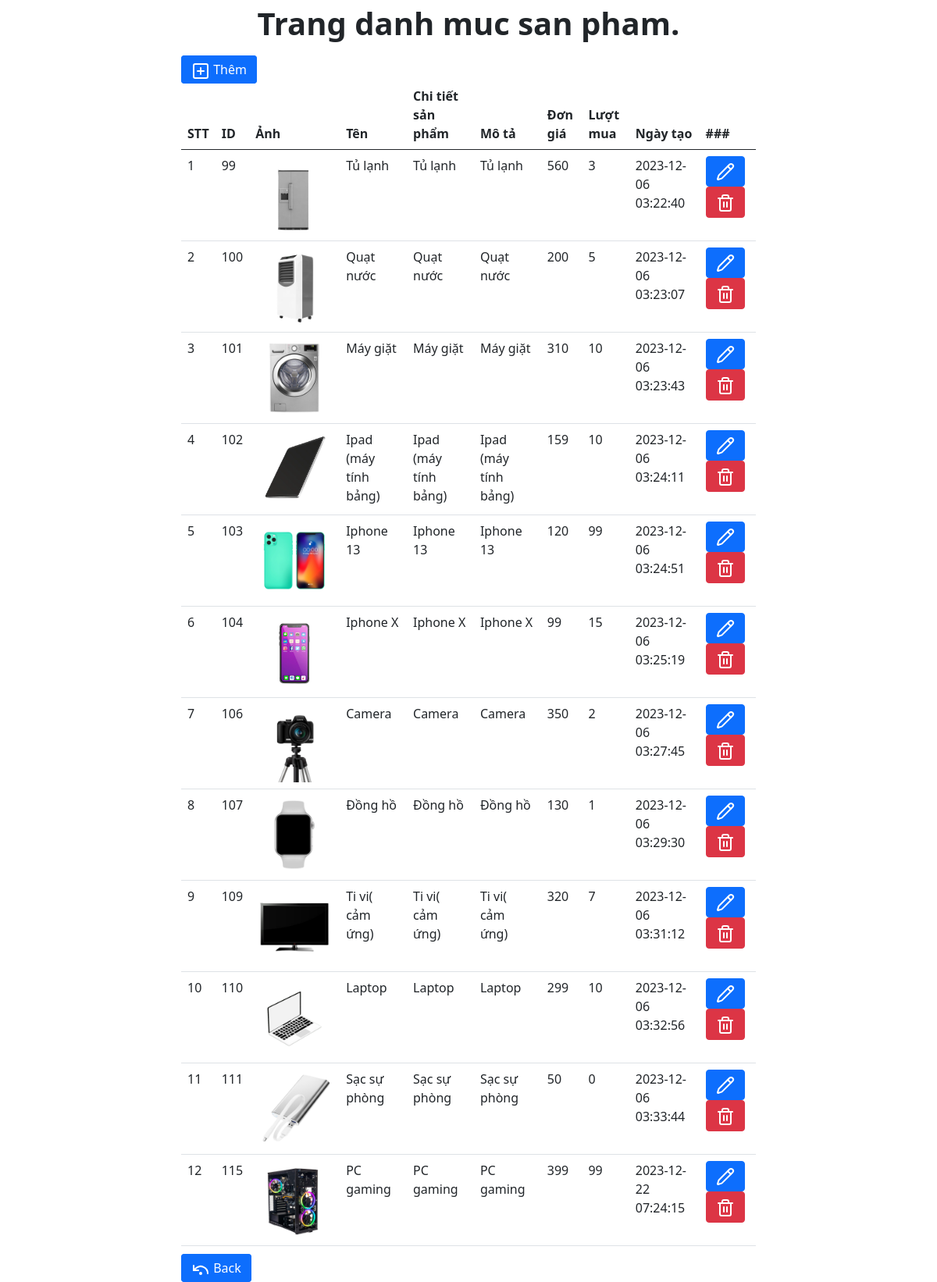
Page /doan_thaytung/dashboard/products/index.php on the committed database.
### tables this page shows
CREATE TABLE `products` (
  `id` int(11) NOT NULL,
  `name` varchar(128) DEFAULT NULL,
  `categories` varchar(255) DEFAULT NULL,
  `description` varchar(255) DEFAULT NULL,
  `price` double DEFAULT NULL,
  `image` varchar(2048) DEFAULT NULL,
  `view` int(10) NOT NULL,
  `quantity` int(11) NOT NULL,
  `created_at` timestamp NULL DEFAULT current_timestamp()
);

### doan_thaytung/functions.php (called while the page is built, shortened)
<?php
function showAllProducts()
{
    global $conn;
    $query = "SELECT * FROM products";
    $result = mysqli_query($conn, $query);
    $products = [];
    $domian_name = explode('/', $_SERVER['REQUEST_URI'])[1];
    if ($result->num_rows > 0) {
        $rownum = 1;
        while ($row = $result->fetch_assoc()) {
            $products[] = array(
                "index" => $rownum++,
                "id" => $row['id'],
                "name" => $row['name'],
                "categories" => $row['categories'],
                "description" => $row['description'],
                "price" => $row['price'],
                "image" => '/' . $domian_name . $row['image'],
                "view" => $row['view'],
                "created_at" => $row['created_at']
            );
        }
    }
    return $products;
}
$products = showAllProducts();

### doan_thaytung/dashboard/products/index.php (the view)
<?php
include_once "../../connect.php";
include_once "../../functions.php";
showAllProducts();
 include_once "../includes/header.php"
 ?>
<div class="container">
    <div class="row">
        <div class="col-8 mx-auto">
            <p class="fw-bold text-center fs-1">Trang danh muc san pham.</p>
            <a href="./created.php" class="btn btn-primary d-inline"><i data-lucide="plus-square"></i> Thêm</a>
            <table class="table table-hover" >
                <thead>
                    <tr>
                        <th>STT</th>
                        <th>ID</th>
                        <th>Ảnh</th>
                        <th>Tên</th>
                        <th>Chi tiết sản phẩm</th>
                        <th>Mô tả</th>
                        <th>Đơn giá</th>
                        <th>Lượt mua</th>
                        <th>Ngày tạo</th>
                        <th>###</th>
                    </tr>
                <tbody>
                    <?php foreach ($products as $pro) { ?>
                        <tr>
                            <td><?php echo $pro['index'] ?></td>
                            <td><?php echo $pro['id'] ?></td>
                            <td><img src="<?php echo $pro['image']; ?>" style="max-width: 100px; max-height: 100px;"></td>
                            <td><?php echo $pro['name'] ?></td>
                            <td><?php echo $pro['categories'] ?></td>
                            <td><?php echo $pro['description'] ?></td>
                            <td><?php echo $pro['price'] ?></td>
                            <td><?php echo $pro['view'] ?></td>
                            <td><?php echo $pro['created_at'] ?></td>
                            <td>
                                <a href="./edit.php ?id=<?php echo $pro['id'] ?>" class="btn btn-primary"><i data-lucide="pencil"></i></a>
                                <a href="./delete.php ?id=<?php echo $pro['id'] ?>" class="btn btn-danger"><i data-lucide="trash"></i></a>
                            </td>
                        </tr>
                    <?php } ?>
                </tbody>
                </thead>
            </table>
            <a href="../views_admin/index.php" class="btn btn-primary d-inline"><i data-lucide="undo-dot"></i> Back</a>
        </div>
    </div>
</div>
<?php
 include_once "../includes/footer.php"
 ?>

### doan_thaytung/dashboard/includes/header.php (shortened to what this page needs)
<!DOCTYPE html>
<html lang="en">
<head>
    <link href="https://cdn.jsdelivr.net/npm/bootstrap@5.0.2/dist/css/bootstrap.min.css" rel="stylesheet">
</head>
<body>

### doan_thaytung/dashboard/includes/footer.php (shortened to what this page needs)
</body>
</html>

### rows in the picture
products: index "1", id "99", shows a picture, name "Tủ lạnh", categories "Tủ lạnh", description "Tủ lạnh", price "560", view "3", created_at "2023-12-06 03:22:40"
products: index "2", id "100", shows a picture, name "Quạt nước", categories "Quạt nước", description "Quạt nước", price "200", view "5", created_at "2023-12-06 03:23:07"
products: index "3", id "101", shows a picture, name "Máy giặt", categories "Máy giặt", description "Máy giặt", price "310", view "10", created_at "2023-12-06 03:23:43"
products: index "4", id "102", shows a picture, name "Ipad (máy tính bảng)", categories "Ipad (máy tính bảng)", description "Ipad (máy tính bảng)", price "159", view "10", created_at "2023-12-06 03:24:11"
products: index "5", id "103", shows a picture, name "Iphone 13", categories "Iphone 13", description "Iphone 13", price "120", view "99", created_at "2023-12-06 03:24:51"
products: index "6", id "104", shows a picture, name "Iphone X", categories "Iphone X", description "Iphone X", price "99", view "15", created_at "2023-12-06 03:25:19"
products: index "7", id "106", shows a picture, name "Camera", categories "Camera", description "Camera", price "350", view "2", created_at "2023-12-06 03:27:45"
products: index "8", id "107", shows a picture, name "Đồng hồ", categories "Đồng hồ", description "Đồng hồ", price "130", view "1", created_at "2023-12-06 03:29:30"
products: index "9", id "109", shows a picture, name "Ti vi( cảm ứng)", categories "Ti vi( cảm ứng)", description "Ti vi( cảm ứng)", price "320", view "7", created_at "2023-12-06 03:31:12"
products: view "10", id "110", shows a picture, name "Laptop", categories "Laptop", description "Laptop", price "299", created_at "2023-12-06 03:32:56"
products: index "11", id "111", shows a picture, name "Sạc sự phòng", categories "Sạc sự phòng", description "Sạc sự phòng", price "50", view "0", created_at "2023-12-06 03:33:44"
products: index "12", id "115", shows a picture, name "PC gaming", categories "PC gaming", description "PC gaming", price "399", view "99", created_at "2023-12-22 07:24:15"
